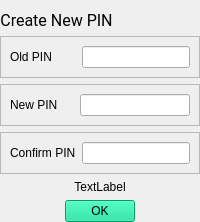
             <widget class="QWidget" name="ChangePINPage">
              <layout class="QVBoxLayout" name="verticalLayout">
               <property name="leftMargin">
                <number>0</number>
               </property>
               <property name="rightMargin">
                <number>0</number>
               </property>
               <property name="bottomMargin">
                <number>0</number>
               </property>
               <item alignment="Qt::AlignLeft">
                <widget class="QLabel" name="label_7">
                 <property name="sizePolicy">
                  <sizepolicy hsizetype="Preferred" vsizetype="Maximum">
                   <horstretch>0</horstretch>
                   <verstretch>0</verstretch>
                  </sizepolicy>
                 </property>
                 <property name="font">
                  <font>
                   <family>Roboto</family>
                   <pointsize>12</pointsize>
                  </font>
                 </property>
                 <property name="text">
                  <string>Create New PIN</string>
                 </property>
                 <property name="alignment">
                  <set>Qt::AlignCenter</set>
                 </property>
                </widget>
               </item>
               <item>
                <widget class="QFrame" name="OldPINFrame">
                 <property name="sizePolicy">
                  <sizepolicy hsizetype="Preferred" vsizetype="Fixed">
                   <horstretch>0</horstretch>
                   <verstretch>0</verstretch>
                  </sizepolicy>
                 </property>
                 <property name="frameShape">
                  <enum>QFrame::StyledPanel</enum>
                 </property>
                 <property name="frameShadow">
                  <enum>QFrame::Raised</enum>
                 </property>
                 <layout class="QHBoxLayout" name="horizontalLayout_5">
                  <item>
                   <widget class="QLabel" name="old_PIN_lbl">
                    <property name="text">
                     <string>Old PIN       </string>
                    </property>
                   </widget>
                  </item>
                  <item>
                   <widget class="QLineEdit" name="old_PIN_line"/>
                  </item>
                 </layout>
                </widget>
               </item>
               <item>
                <widget class="QFrame" name="NewPINFrame">
                 <property name="sizePolicy">
                  <sizepolicy hsizetype="Preferred" vsizetype="Fixed">
                   <horstretch>0</horstretch>
                   <verstretch>0</verstretch>
                  </sizepolicy>
                 </property>
                 <property name="frameShape">
                  <enum>QFrame::StyledPanel</enum>
                 </property>
                 <property name="frameShadow">
                  <enum>QFrame::Raised</enum>
                 </property>
                 <layout class="QHBoxLayout" name="horizontalLayout_3">
                  <item>
                   <widget class="QLabel" name="new_PIN_lbl">
                    <property name="text">
                     <string>New PIN     </string>
                    </property>
                   </widget>
                  </item>
                  <item>
                   <widget class="QLineEdit" name="new_PIN_line"/>
                  </item>
                 </layout>
                </widget>
               </item>
               <item>
                <widget class="QFrame" name="ConfirmPINFrame">
                 <property name="sizePolicy">
                  <sizepolicy hsizetype="Preferred" vsizetype="Fixed">
                   <horstretch>0</horstretch>
                   <verstretch>0</verstretch>
                  </sizepolicy>
                 </property>
                 <property name="frameShape">
                  <enum>QFrame::StyledPanel</enum>
                 </property>
                 <property name="frameShadow">
                  <enum>QFrame::Raised</enum>
                 </property>
                 <layout class="QHBoxLayout" name="horizontalLayout_6">
                  <item>
                   <widget class="QLabel" name="confirm_lbl">
                    <property name="text">
                     <string>Confirm PIN</string>
                    </property>
                   </widget>
                  </item>
                  <item>
                   <widget class="QLineEdit" name="confirm_PIN_line"/>
                  </item>
                 </layout>
                </widget>
               </item>
               <item alignment="Qt::AlignHCenter">
                <widget class="QLabel" name="change_PIN_hint_lbl">
                 <property name="sizePolicy">
                  <sizepolicy hsizetype="Preferred" vsizetype="Maximum">
                   <horstretch>0</horstretch>
                   <verstretch>0</verstretch>
                  </sizepolicy>
                 </property>
                 <property name="text">
                  <string>TextLabel</string>
                 </property>
                 <property name="alignment">
                  <set>Qt::AlignCenter</set>
                 </property>
                </widget>
               </item>
               <item alignment="Qt::AlignHCenter">
                <widget class="QPushButton" name="change_PIN_btn">
                 <property name="sizePolicy">
                  <sizepolicy hsizetype="Fixed" vsizetype="Fixed">
                   <horstretch>0</horstretch>
                   <verstretch>0</verstretch>
                  </sizepolicy>
                 </property>
                 <property name="styleSheet">
                  <string notr="true">QPushButton{
padding: 3px 25px 3px 25px;
background-color: #00d991;
}

QPushButton:hover{
background: #00fca8;
}
</string>
                 </property>
                 <property name="text">
                  <string>OK</string>
                 </property>
                </widget>
               </item>
              </layout>
             </widget>
